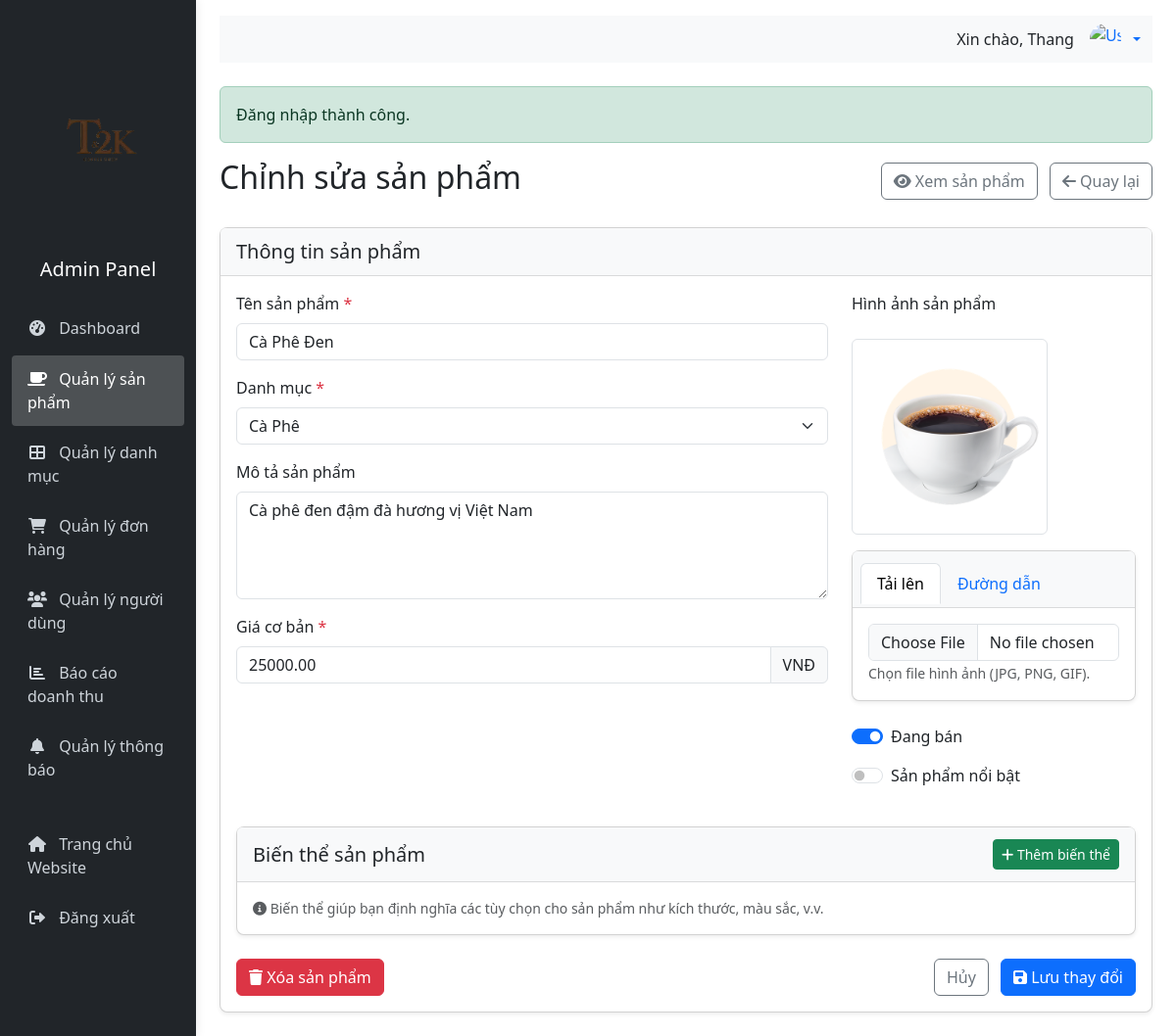
Page /admin/products/1/edit (signed in) on the committed database.
### tables this page shows
CREATE TABLE IF NOT EXISTS `products` (
  `product_id` int NOT NULL AUTO_INCREMENT,
  `category_id` int NOT NULL,
  `name` varchar(100) NOT NULL,
  `description` varchar(500) DEFAULT NULL,
  `base_price` decimal(10,2) NOT NULL,
  `image_url` varchar(255) DEFAULT NULL,
  `is_available` tinyint(1) DEFAULT '1',
  `is_featured` tinyint(1) DEFAULT '0',
  `created_at` datetime DEFAULT CURRENT_TIMESTAMP,
  `updated_at` datetime DEFAULT NULL,
  PRIMARY KEY (`product_id`),
  KEY `category_id` (`category_id`),
  CONSTRAINT `products_ibfk_1` FOREIGN KEY (`category_id`) REFERENCES `categories` (`category_id`) ON DELETE RESTRICT
);

CREATE TABLE IF NOT EXISTS `categories` (
  `category_id` int NOT NULL AUTO_INCREMENT,
  `name` varchar(50) NOT NULL,
  `description` varchar(255) DEFAULT NULL,
  `image_url` varchar(255) DEFAULT NULL,
  `display_order` int DEFAULT '0',
  `is_active` tinyint(1) DEFAULT '1',
  PRIMARY KEY (`category_id`)
);

### app/Models/Product.php (called while the page is built, shortened)
<?php
class Product {
    private $conn;
    private $table_name = "products";
    public $product_id;
    public function __construct($db) {
        $this->conn = $db;
    }
    public function readOne() {
        $query = "SELECT p.*, c.name as category_name
                FROM " . $this->table_name . " p
                LEFT JOIN categories c ON p.category_id = c.category_id
                WHERE p.product_id = :product_id
                LIMIT 0,1";
        $stmt = $this->conn->prepare($query);
        $stmt->bindParam(":product_id", $this->product_id);
        $stmt->execute();
        $row = $stmt->fetch(PDO::FETCH_ASSOC);
        if($row) {
            $this->name = $row['name'];
            $this->description = $row['description'];
            $this->base_price = $row['base_price'];
            $this->image_url = $row['image_url'];
            $this->is_available = $row['is_available'];
            $this->is_featured = $row['is_featured'];
            $this->category_id = $row['category_id'];
            return $this;
        }
        return false;
    }
}

### app/Models/Category.php (called while the page is built, shortened)
<?php
class Category {
    private $conn;
    private $table_name = "categories";
    public function __construct($db) {
        $this->conn = $db;
    }
    public function read() {
        $query = "SELECT * FROM " . $this->table_name . " ORDER BY name";
        $stmt = $this->conn->prepare($query);
        $stmt->execute();
        return $stmt;
    }
}

### app/Views/admin/products/edit.php (the view, shortened to what this page needs)
<div class="d-flex justify-content-between align-items-center mb-4">
    <h1 class="h2">Chỉnh sửa sản phẩm</h1>
    <div>
        <a href="/products/<?php echo $product->product_id; ?>" class="btn btn-outline-secondary me-2" target="_blank">
            <i class="fas fa-eye"></i> Xem sản phẩm
        </a>
        <a href="/admin/products" class="btn btn-outline-secondary">
            <i class="fas fa-arrow-left"></i> Quay lại
        </a>
    </div>
</div>
<div class="card">
    <div class="card-header">
        <h5 class="card-title mb-0">Thông tin sản phẩm</h5>
    </div>
    <div class="card-body">
        <form action="/admin/products/<?php echo $product->product_id; ?>/update" method="POST" enctype="multipart/form-data">
            <div class="row mb-4">
                <div class="col-md-8">
                    <div class="mb-3">
                        <label for="name" class="form-label">Tên sản phẩm <span class="text-danger">*</span></label>
                        <input type="text" class="form-control" id="name" name="name" value="<?php echo htmlspecialchars($product->name); ?>" required>
                    </div>
                    <div class="mb-3">
                        <label for="category_id" class="form-label">Danh mục <span class="text-danger">*</span></label>
                        <select class="form-select" id="category_id" name="category_id" required>
                            <?php foreach($categories as $category): ?>
                                <option value="<?php echo $category['category_id']; ?>" <?php echo ($category['category_id'] == $product->category_id) ? 'selected' : ''; ?>>
                                    <?php echo htmlspecialchars($category['name']); ?>
                                </option>
                            <?php endforeach; ?>
                        </select>
                    </div>
                    <div class="mb-3">
                        <label for="description" class="form-label">Mô tả sản phẩm</label>
                        <textarea class="form-control" id="description" name="description" rows="4"><?php echo htmlspecialchars($product->description); ?></textarea>
                    </div>
                    <div class="mb-3">
                        <label for="base_price" class="form-label">Giá cơ bản <span class="text-danger">*</span></label>
                        <div class="input-group">
                            <input type="number" class="form-control" id="base_price" name="base_price" min="0" value="<?php echo $product->base_price; ?>" required>
                            <span class="input-group-text">VNĐ</span>
                        </div>
                    </div>
                </div>
                <div class="col-md-4">
                    <div class="mb-3">
                        <label class="form-label">Hình ảnh sản phẩm</label>
                        <div class="mt-2 mb-3">
                            <?php
                            $imageUrl = !empty($product->image_url) ? $product->image_url : '/public/images/default-product.jpg';
                            ?>
                            <img id="imagePreview" src="<?php echo htmlspecialchars($imageUrl); ?>" class="img-fluid product-image-preview border rounded"
                                 alt="Product preview" style="max-height: 200px; max-width: 100%;">
                        </div>
                        <div class="card">
                            <div class="card-header">
                                <ul class="nav nav-tabs card-header-tabs" role="tablist">
                                    <li class="nav-item" role="presentation">
                                        <button class="nav-link active" id="upload-tab" data-bs-toggle="tab" data-bs-target="#upload-pane" type="button" role="tab" aria-controls="upload-pane" aria-selected="true">
                                            Tải lên
                                        </button>
                                    </li>
                                    <li class="nav-item" role="presentation">
                                        <button class="nav-link" id="url-tab" data-bs-toggle="tab" data-bs-target="#url-pane" type="button" role="tab" aria-controls="url-pane" aria-selected="false">
                                            Đường dẫn
                                        </button>
                                    </li>
                                </ul>
                            </div>
                            <div class="card-body">
                                <div class="tab-content">
                                    <div class="tab-pane fade show active" id="upload-pane" role="tabpanel" aria-labelledby="upload-tab">
                                        <input type="file" class="form-control" id="image_file" name="image_file" accept="image/*">
                                        <small class="form-text text-muted">Chọn file hình ảnh (JPG, PNG, GIF).</small>
                                    </div>
                                </div>
                            </div>
                        </div>
                    </div>
                    <div class="mb-3">
                        <div class="form-check form-switch">
                            <input class="form-check-input" type="checkbox" id="is_available" name="is_available" <?php echo $product->is_available ? 'checked' : ''; ?>>
                            <label class="form-check-label" for="is_available">Đang bán</label>
                        </div>
                    </div>
                    <div class="mb-3">
                        <div class="form-check form-switch">
                            <input class="form-check-input" type="checkbox" id="is_featured" name="is_featured" <?php echo $product->is_featured ? 'checked' : ''; ?>>
                            <label class="form-check-label" for="is_featured">Sản phẩm nổi bật</label>
                        </div>
                    </div>
                </div>
            </div>
            <div class="card mb-4">
                <div class="card-header d-flex justify-content-between align-items-center">
                    <h5 class="card-title mb-0">Biến thể sản phẩm</h5>
                    <button type="button" class="btn btn-sm btn-success" id="addVariantBtn">
                        <i class="fas fa-plus"></i> Thêm biến thể
                    </button>
                </div>
                <div class="card-body">
                    <div class="text-muted small">
                        <p class="mb-0">
                            <i class="fas fa-info-circle"></i>
                            Biến thể giúp bạn định nghĩa các tùy chọn cho sản phẩm như kích thước, màu sắc, v.v.
                        </p>
                    </div>
                </div>
            </div>
            <div class="d-flex justify-content-between">
                <a href="/admin/products/<?php echo $product->product_id; ?>/delete" class="btn btn-danger btn-delete">
                    <i class="fas fa-trash"></i> Xóa sản phẩm
                </a>
                <div>
                    <button type="button" class="btn btn-outline-secondary me-2" onclick="window.location.href='/admin/products'">Hủy</button>
                    <button type="submit" class="btn btn-primary">
                        <i class="fas fa-save"></i> Lưu thay đổi
                    </button>
                </div>
            </div>
        </form>
    </div>
</div>
<?php
require_once __DIR__ . '/../layouts/admin_layout.php';
?>

### public/css/admin.css (style rules this page uses)
.card { border-radius: 0.5rem; box-shadow: 0 0.125rem 0.25rem rgba(0, 0, 0, 0.075); margin-bottom: 1.5rem; }
.card-header { background-color: #f8f9fa; border-bottom: 1px solid rgba(0, 0, 0, 0.125); padding: 0.75rem 1rem; }
.form-label { font-weight: 500; margin-bottom: 0.5rem; }
.product-image-preview { max-width: 100%; height: auto; border-radius: 0.25rem; border: 1px solid #ced4da; padding: 0.25rem; margin-top: 0.5rem; }

### rows in the picture
products: name "Cà Phê Đen", category_id "Cà Phê", description "Cà phê đen đậm đà hương vị Việt Nam", base_price "25000.00", image_url (picture), is_available "☑"

### other values in the picture
$_SESSION['username'] "Thang"
$_SESSION['success'] "Đăng nhập thành công."
